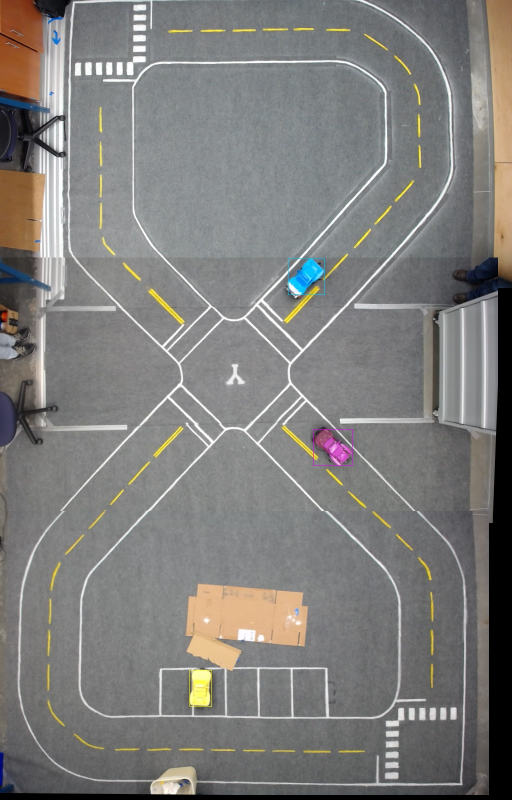
#> input picture Final/Global_rotated.jpg, 1024 x 1600 px (shown at 1/2 size)
$ python show_turns.py
#> lines starting #> are read from the running program, lines starting #| are printed output that depends on the picture; after the words box and inside, x2 and y2 are one past the last pixel; in counts of white or black regions, pixels touching at a corner belong together
from turns import *
import cv2

path = "Global_rotated.jpg"
image = cv2.imread(path)
#> image is the input picture: shape (1600, 1024, 3); mean B, G, R 123, 125.2, 126.4

radius = 2
thickness = 2

COLORS = {
    "0" : (0, 0, 0),
    "1" : (0, 0, 255),
    "2" : (0, 255, 0),
    "3" : (0, 255, 255),
    "4" : (255, 0, 0),
    "5" : (255, 0, 255),
    "6" : (255, 255, 0),
    "7" : (255, 255, 255),
}

for turn in TURNS:
    color = COLORS[turn]
    for direction in TURNS[turn]:
        for coor in TURNS[turn][direction]:
            image = cv2.circle(image, coor, radius, color, thickness)
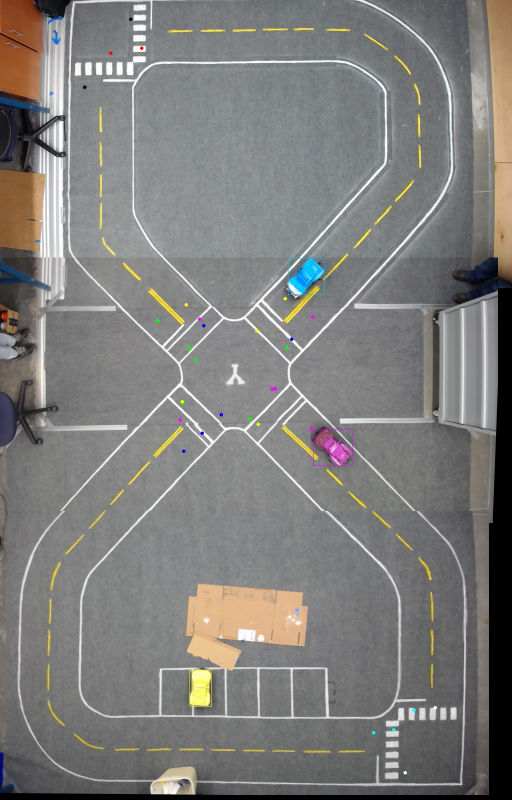
#> image: shape (1600, 1024, 3) (shown at 1/2 size); 0.07% of pixels changed, all inside (x1, y1, x2, y2) = (166, 35, 874, 1549)

# Displaying the image
cv2.imshow("image", image)
cv2.waitKey()
